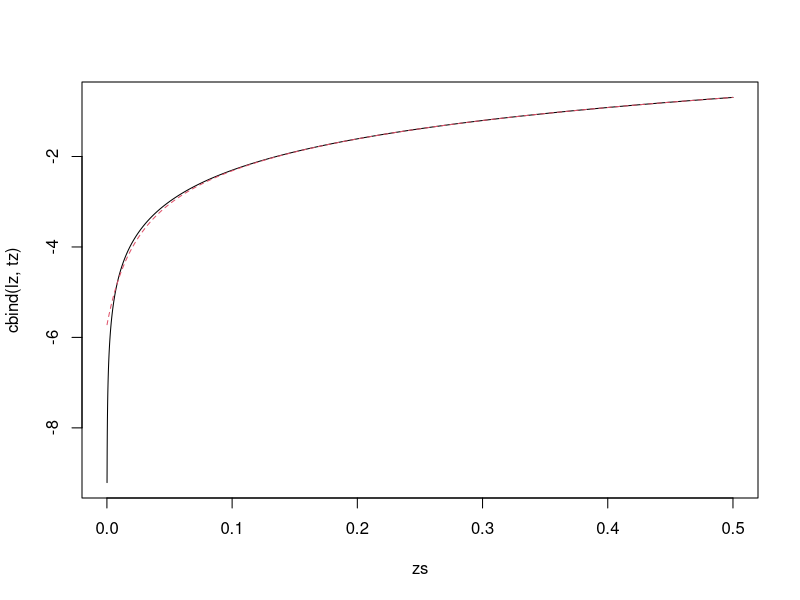
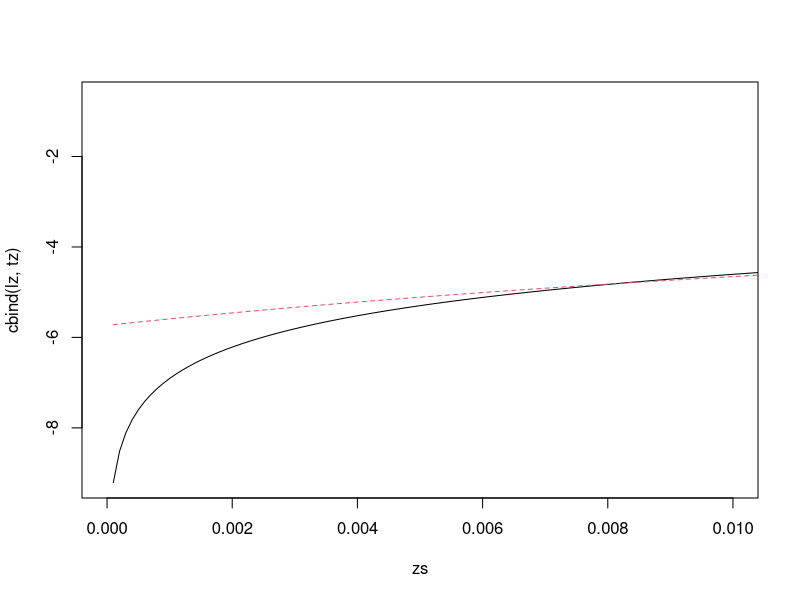
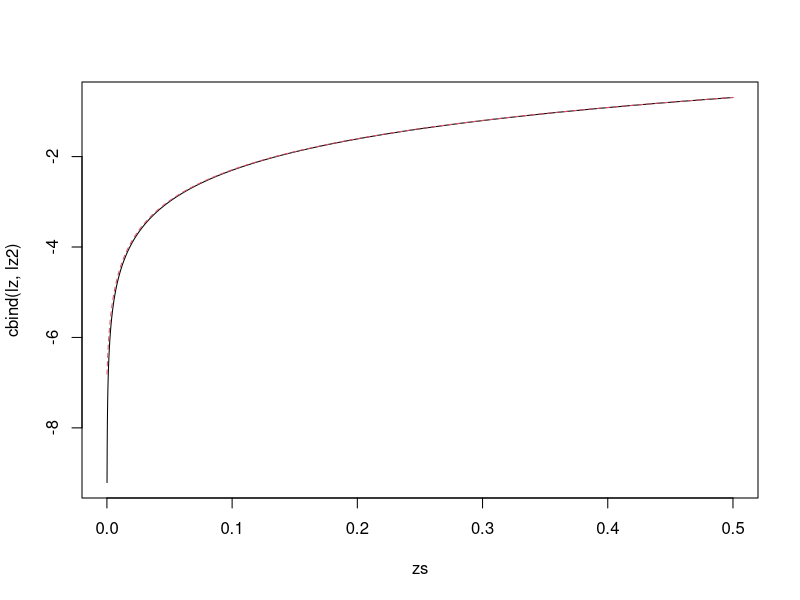
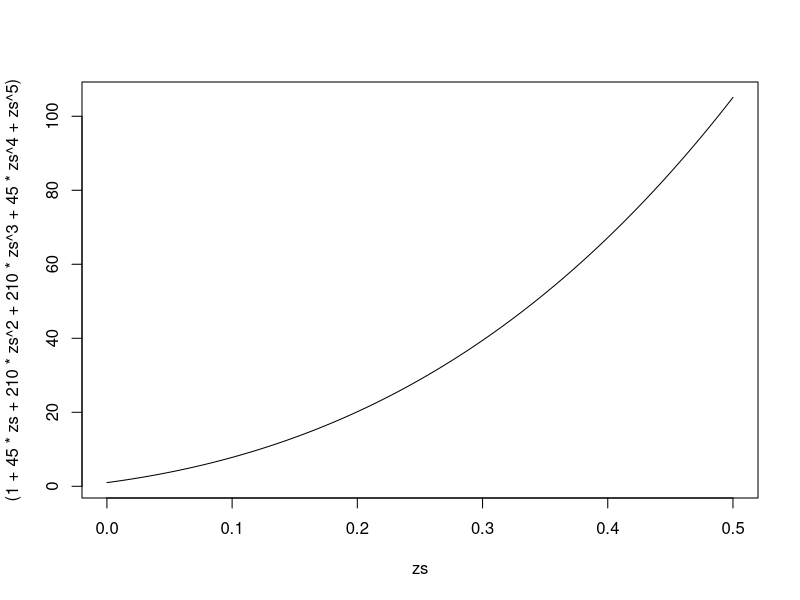

Reproduce these figures in R, in order.
zs <- (1:5000)/10000

lz <- log(zs)
lz2 <- log(zs + 0.001)
tz <- (zs-1) - (zs-1)^2/2 + (zs-1)^3/3
tz <- 2 * ( 
  (zs-1)/(zs+1)  + (1/3) * ( (zs-1)/(zs+1) )^3 + (1/5) *( (zs-1)/(zs+1) )^5 + (1/7) * ( (zs-1)/(zs+1) )^7 + 
    (1/9) * ( (zs-1)/(zs+1) )^9 + (1/11) * ( (zs-1)/(zs+1) )^11 + (1/13) * ( (zs-1)/(zs+1) )^13 + (1/15) * ( (zs-1)/(zs+1) )^15 + 
    (1/17) * ( (zs-1)/(zs+1) )^17 + (1/19) * ( (zs-1)/(zs+1) )^19 + (1/21) * ( (zs-1)/(zs+1) )^21
  ) 
x <- zs - 1
tz <- x*(6 + 0.7662*x)/(5.9897 + 3.7658*x)
tz <- 2 * ( (zs-1)/(zs+1)  + (1/3) * ( (zs-1)/(zs+1) )^3)

x <- (zs - 1)/(zs + 1)
tz <- 2* x * (15 - 4*x^2 )/(15 - 9*x^2 )

tz <- 2/15 * (zs - 1)*(43 + 868*zs + 2018 * zs^2 + 868*zs^3 + 43 * zs^4)/
  (1 + 45*zs + 210 * zs^2 + 210 * zs^3 + 45*zs^4 + zs^5)

matplot(zs, cbind(lz,tz), type = "l")
matplot(zs, cbind(lz,tz), type = "l", xlim = c(0, 0.01))

matplot(zs, cbind(lz,lz2), type = "l")

plot(zs, (1 + 45*zs + 210 * zs^2 + 210 * zs^3 + 45*zs^4 + zs^5), type = "l")

max(abs(lz - tz)[zs >= 0.001 & zs < 0.5])
